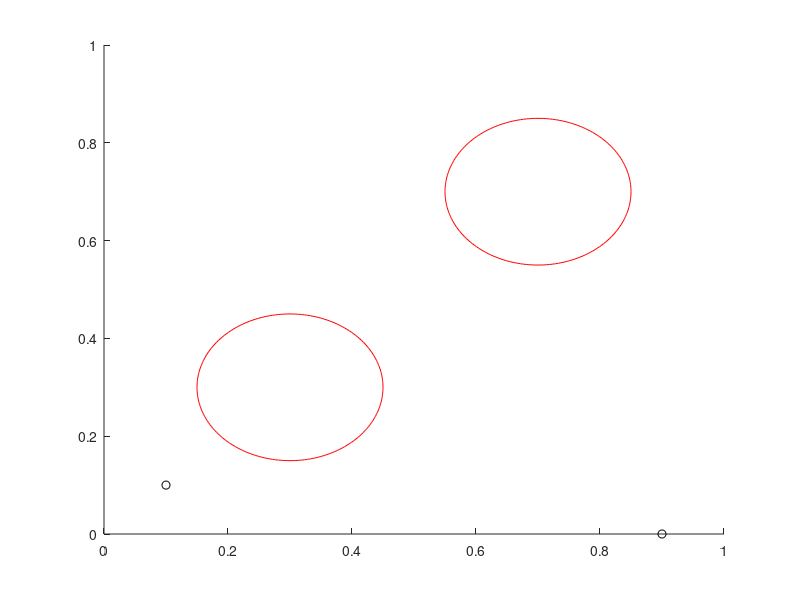

The MATLAB source for this figure: (Note: this script raises an error after producing the figure.)
%% Jun You 9/11/17
% This script will demonstrate the improved version of rapidly-exploring random tree called RRT*
% The variables defined to describe vertices which are inputs for the functions used in this script are structured with fields:
%     coord : Array of coordinates [x value, y value]
%     Cost : Distance of the path to the point from initial coordinate
%     ind : used to number the vertices; will be used to keep track of indices used to create network graphs
% 
% Once ran, you will see tree shaped graph with pink line segments representing graphs. 
% The yellow segment will be removed branch and blue segments will be optimized branch. 
% This is to demontrate the different between RRT and RRT*.
% (RRT will not have the blue branches formed but yellow branches as pink
% braches)
% 
% For information on the algorithm, go to section 3 and 4 of the paper on 
% https://people.eecs.berkeley.edu/~pabbeel/cs287-fa15/optreadings/rrtstar.pdf
%% Initialization
clearvars -except yy
close all
figure; 
axis([0 1 0 1]);
hold on;
% Obstacles (circles)
Obst_1.mid = [0.7,0.7]; Obst_1.rad = .15; % Center and radius of circle
Obst_2.mid = [0.3,0.3]; Obst_2.rad = .15;
Obst = [Obst_1,Obst_2]; 
% Plotting Obstacles
for a = 1:length(Obst)
    th = 0:pi/100:2*pi;
    xunit = Obst(a).rad.*cos(th) + Obst(a).mid(1);
    yunit = Obst(a).rad.*sin(th) + Obst(a).mid(2);
    plot(xunit,yunit, 'r');
end

x_goal.coord = [0.9,0,9]; % Coordinate of the goal
plot(x_goal.coord(1), x_goal.coord(2),'o','color','black');
num_iter = 100; %Set number of iteration to create random point
EPS = .05; % Maximum edge length
Near_r = .07; % Maximum searching radius for rebranching

%Initial Coordinate
x_init.coord = [0.1,0.1];
x_init.cost = 0;
x_init.ind = 1; 
Vertex(1) = x_init;
plot(x_init.coord(1), x_init.coord(2),'o','color','black');
% Using digraph function to keep track of edges using indices of vertices. 
Tree = digraph;
Tree = addnode(Tree, 1);
% Toggle comment (ctrl+R) or uncomment (ctrl+T) the 4 lines below with *** to use previous random points for testing purposes 
yy=[]; %***
for x = 1:num_iter
    x_rand.coord = [rand(),rand()]; %*** 
    yy=[yy ; x_rand.coord]; %***
%     x_rand.coord = yy(x,:); %***
    x_nearest = Nearest(Vertex,Tree,x_rand);
    x_new = Steer(x_nearest,x_rand,EPS);
    if CollisionFree(x_nearest,x_new,Obst)
        X_near = Near(Vertex,Tree,x_new,Near_r);
        x_new.ind = length(Vertex)+1;
        x_min = x_nearest; 
        c_cost = x_nearest.cost+Cost(x_nearest,x_new);
        
        % Connect along a minimum-cost path
        for y = 1:length(X_near)
            if CollisionFree(X_near(y),x_new,Obst) && (X_near(y).cost+Cost(X_near(y),x_new))<c_cost
                x_min = X_near(y); 
                c_cost = X_near(y).cost+Cost(X_near(y),x_new);
            end
        end
        x_new.cost = x_min.cost + Cost(x_min,x_new);
        Vertex = [Vertex x_new];
        Tree = addedge(Tree,[x_min.ind],[x_new.ind]);
        
        % Draw edges and vertices to form paths
        line([x_min.coord(1),x_new.coord(1)],[x_min.coord(2),x_new.coord(2)],'Color', 'm', 'LineWidth', 1);
        drawnow;
        plot(x_new.coord(1), x_new.coord(2),'x','color','b');
        drawnow;
        hold on;
        
        % Rewire the tree to for to create optimal paths (You may
        % comment/remove this whole for-loop to change to RRT)
        for z = 1:length(X_near)
            nom_cost=[];
            if CollisionFree(x_new,X_near(z),Obst) && (x_new.cost+Cost(x_new,X_near(z)))<X_near(z).cost
                parent_ind = predecessors(Tree,X_near(z).ind);
                x_parent = Vertex(parent_ind);
                Tree = rmedge(Tree,[x_parent.ind],[X_near(z).ind]);
                Tree = addedge(Tree,[x_new.ind],[X_near(z).ind]);
                Vertex(X_near(z).ind).cost = x_new.cost + Cost(x_new,X_near(z));
                
                % Draw remove old branch (Redrew in white) and replace with better branch (in blue)
                line([x_parent.coord(1),X_near(z).coord(1)],[x_parent.coord(2),X_near(z).coord(2)],'Color', 'y', 'LineWidth', 1)
                line([x_new.coord(1),X_near(z).coord(1)],[x_new.coord(2),X_near(z).coord(2)],'Color', 'b', 'LineWidth', 1)
                drawnow;
                hold on;
            end
        end
    end
end
% The script below is another way of plotting paths. Use this if you want to graph directly from the network graph. 
% figure;
% plot(Tree)

% for aaa = 1:length(Vertex)
%     plot(Vertex(aaa).coord(1), Vertex(aaa).coord(2),'x','color','b');
%     drawnow;
%     hold on;
% end
% edges = Tree.Edges.EndNodes;
% for a = 1:length(Tree.Edges.EndNodes)
%     line([Vertex(edges(a,1)).coord(1),Vertex(edges(a,2)).coord(1)],[Vertex(edges(a,1)).coord(2),Vertex(edges(a,2)).coord(2)],'Color', 'm', 'LineWidth', 1)
%     drawnow;
%     hold on;
% end